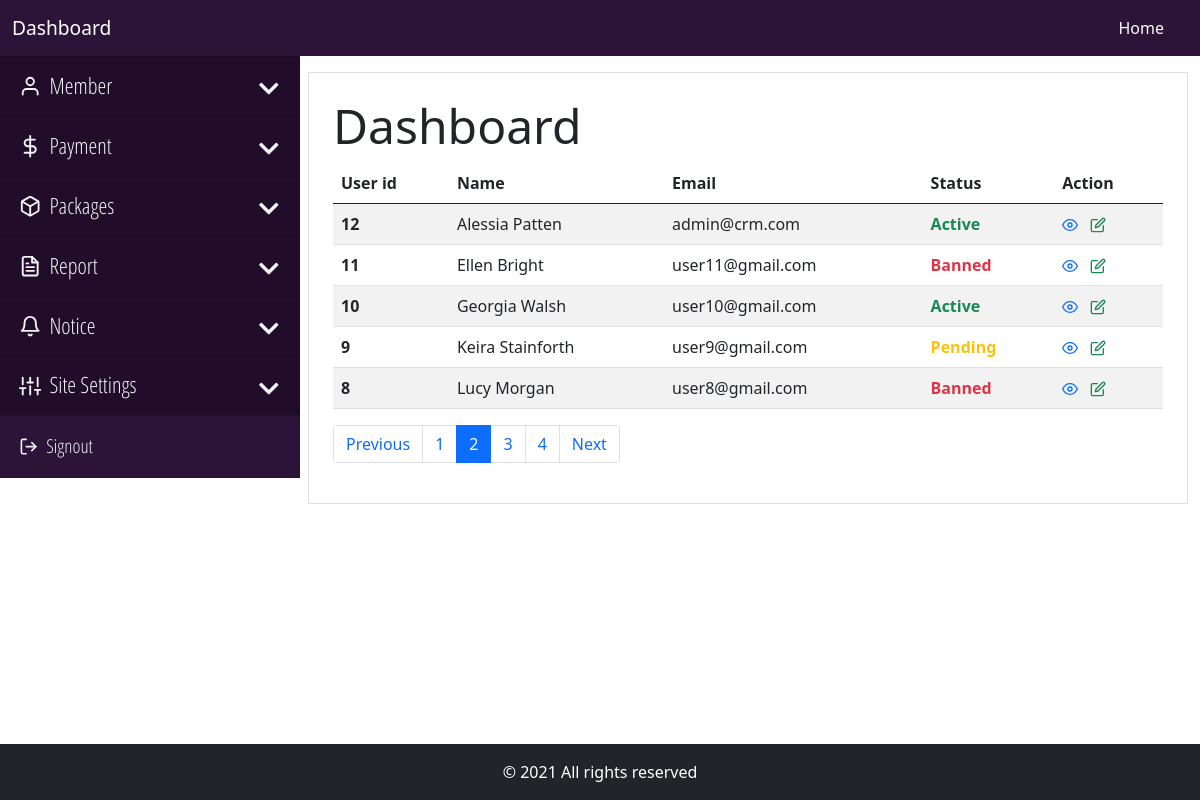
/backend/member/members.php?page=2 (signed in), run on an earlier commit of the app's database.
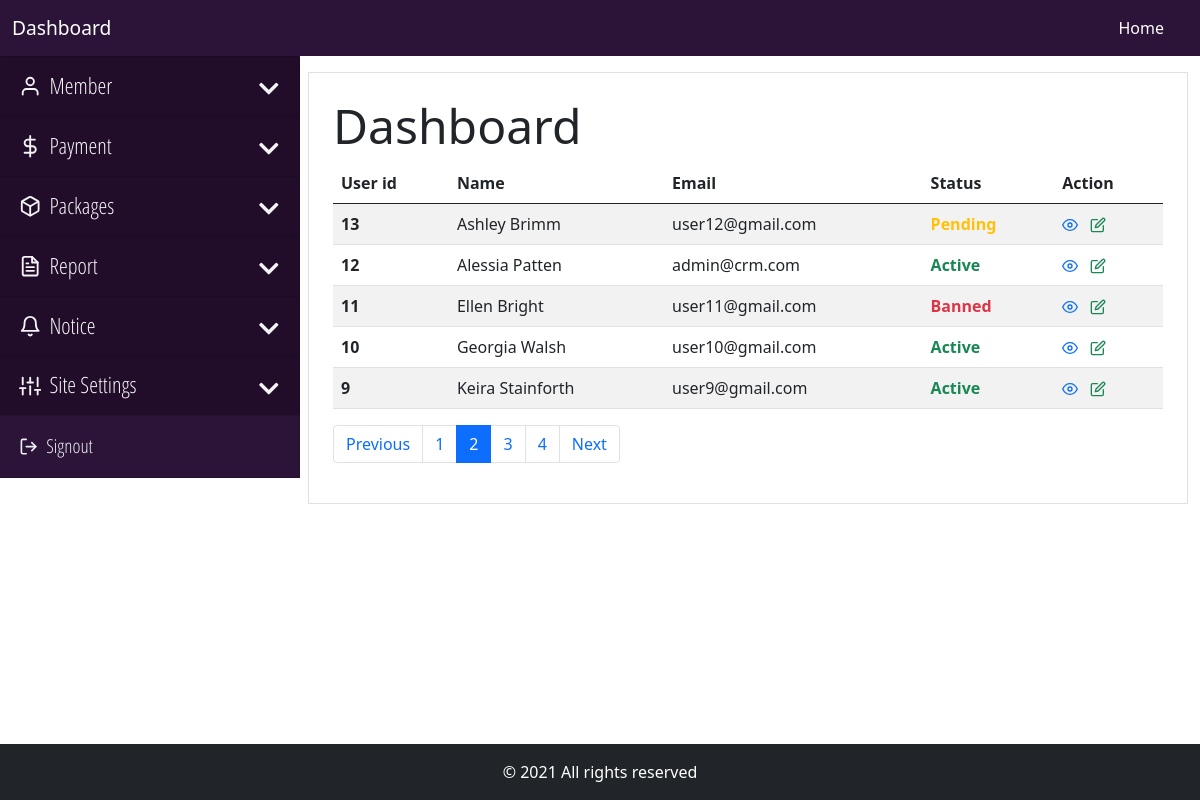
And on a later commit of the database.
### tables this page shows
CREATE TABLE `member` (
  `member_id` int(11) NOT NULL,
  `member_name` varchar(60) NOT NULL,
  `member_gender` enum('male','female','others') DEFAULT NULL,
  `member_dob` varchar(25) DEFAULT NULL,
  `member_address` varchar(255) DEFAULT NULL,
  `member_package` varchar(20) NOT NULL,
  `member_mobile` varchar(11) DEFAULT NULL,
  `member_photo` varchar(255) DEFAULT NULL,
  `member_status` enum('0','1','2') NOT NULL DEFAULT '0' COMMENT '0 = pending, 1 = Active, 2 = banned',
  `member_user_id` int(11) NOT NULL,
  `member_joined_at` timestamp NOT NULL DEFAULT current_timestamp()
);

### core/main.php (called while the page is built, shortened)
<?php
    class Main
    {
        private $host = "localhost";
        private $user = "root";
        private $pass ="";
        private $database = "crm4gym";
        private function dbConnect()
        {
            try
            {
                $this->conn = new PDO('mysql:host='.$this->host.';dbname='.$this->database, $this->user, $this->pass);
            }
            catch(PDOException $Exception)
            {
                $this->errmsg = $Exception->getMessage();
            }
        }
    }
?>

### core/dashboard.php (called while the page is built, shortened)
<?php
    require_once "main.php";
    class Dashboard extends Main
    {
        private $perPage = 5;
        public function totalPage()
        {
            $this->sql = $this->conn->prepare('SELECT * FROM member INNER JOIN auth ON auth.auth_id=member.member_user_id');
            try
            {
                $this->sql->execute();
                $data = $this->sql->rowCount();
                $totalPageNo = ceil($data/$this->perPage);
                return $totalPageNo;
            }
            catch(PDOException $Exception)
            {
                $this->errmsg = $Exception->getMessage();
                $_SESSION['error'] = "Unexpected Error Occured. Please try again Later.<br> Error: ".$this->errmsg;
                return false;
            }
        }
        public function viewMembers($pageNum)
        {
            $offset = (int) ($pageNum-1) * $this->perPage;
            $this->sql = $this->conn->prepare("SELECT * FROM member LEFT JOIN auth ON member.member_user_id=auth.auth_id ORDER BY member.member_user_id DESC LIMIT $offset, $this->perPage");
            try
            {
                $this->sql->execute();
                if($this->sql->rowCount() > 0)
                {
                    $data = $this->sql->fetchAll();
                    return $data;
                }
                else
                {
                    return false;
                }
            }
            catch(PDOException $Exception)
            {
                $this->errmsg = $Exception->getMessage();
                $_SESSION['error'] = "Unexpected Error Occured. Please try again Later.<br> Error: ".$this->errmsg;
                return false;
            }
        }
    }
?>

### backend/member/members.php (the view, shortened to what the changed rows need)
<?php
    require_once "../../core/dashboard.php";
    require_once "../inc/be-header.php";
    $page = 1;
    if(isset($_GET['page']))
    {
        $page = $_GET['page'];
    }
?>
<div class="container-fluid overflow-hidden">
    <div class="row gx-2 mt-3">
    <?php
        if(isset( $_SESSION['role']) &&  $_SESSION['role'] == 'admin' )
        {
          require_once "../inc/be-sidenav-admin.php";
        }
        else
        {
          require_once "../inc/be-sidenav-user.php";
        }
      ?>
        <div class="col-md-9">
            <div class="border p-4">
                <h2 class="display-5">Dashboard</h2>
                <table class="table table-striped">
                    <thead>
                        <tr>
                            <th scope="col">User id</th>
                            <th scope="col">Name</th>
                            <th scope="col">Email</th>
                            <th scope="col">Status</th>
                            <th scope="col">Action</th>
                        </tr>
                    </thead>
                    <tbody>
                        <?php
                            $member = new Dashboard;
                            $result = $member->viewMembers($page);
                            $totalPage = $member->totalPage();
                            if($result != false)
                            {
                                foreach($result as $data)
                                {
                                    extract($data);
                                    if($member_status == 0)
                                    {
                                        $status = '<span class="text-warning"><strong>Pending</strong></span>';
                                    }
                                    else if($member_status == 1)
                                    {
                                        $status = '<span class="text-success"><strong>Active</strong></span>';
                                    }
                                    else
                                    {
                                        $status = '<span class="text-danger"><strong>Banned</strong></span>';
                                    }
                        ?>
                            <tr>
                                <th scope="row"><?=$member_id?></th>
                                <td><?=$member_name?></td>
                                <td><?=$auth_email?></td>
                                <td><?=$status?></td>
                                <td>
                                    <a href="view-member.php?id=<?=$member_id?>" class="text-primary me-2"> <span data-feather="eye"></span></a>
                                    <a href="update-member.php?id=<?=$member_id?>" class="text-success"> <span data-feather="edit"></span></a>
                                </td>
                            </tr>
                        <?php
                                }
                            }
                            else
                            {
                        ?>
                            <tr>
                                <td colspan="4">No Data Found</td>
                            </tr>
                        <?php
                            }
                        ?>
                    </tbody>
                </table>
                <nav aria-label="Page navigation">
                    <ul class="pagination">
                        <?php
                            for($i = 1; $i <= $totalPage; $i++)
                            {
                                ?>
                                <li class="page-item <?php if($i == $page){echo 'active';}?>">
                                    <a class="page-link" href="members.php?page=<?=$i?>"><?=$i?></a>
                                </li>
                                <?php
                            }
                        ?>
                    </ul>
                </nav>
            </div>
        </div>
    </div>
</div>
<?php
    require_once "../inc/be-footer.php";
?>

What changed in the data, as far as the page shows it:
no longer on this page (row unchanged): member: member_id "8", member_name "Lucy Morgan", member_user.auth_email "user8@gmail.com", member_status "Banned"
now on this page (row unchanged): member: member_id "13", member_name "Ashley Brimm", member_user.auth_email "user12@gmail.com", member_status "Pending"
changed member "Keira Stainforth": member_status "Pending" → "Active"
